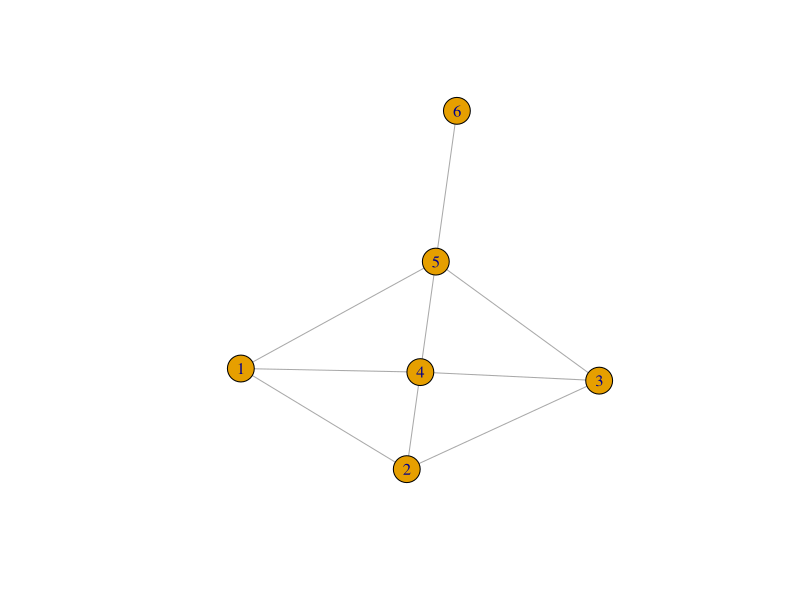

Reproduce this figure in R.
## ---- chunk 1
require('pracma')
## ---- chunk 2
(A = rbind(c(1, 2, 0, 2, 0, -1),c(1, 2, 1, 1, 0, -2),
           c(2, 4, -2, 6, 1, 2),c(1, 2,  0, 2, -1, -3 )))
## ---- chunk 3
(A = cbind(c(5,4,3,1,2),c(4,4,3,1,2),c(1,1,1,1,1),diag(5)))
## ---- chunk 4
A = rbind(c( 0 , 1 , 0 , 1 , 1 ,0), c(1 , 0 , 1 , 1 , 0, 0 ),c( 0 , 1 , 0 , 1 , 1, 0 ),
  c( 1 , 1 , 1 , 0 , 1, 0 ),c( 1 , 0 , 1 , 1 , 0, 1 ), c(0, 0, 0, 0, 1, 0))
A
## ---- chunk 5
suppressPackageStartupMessages(library(igraph))
g=graph_from_adjacency_matrix(A,mode='undirected')
V(g)$label = c(1,2,3,4,5,6)
plot(g)
